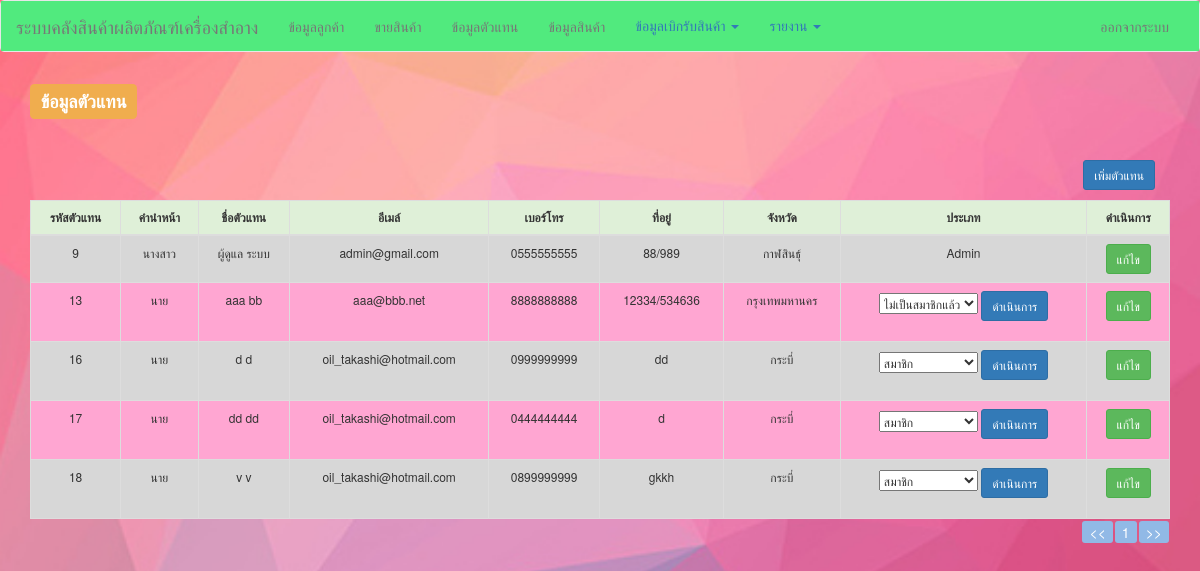
Page /index.php?viewName=employeeList (signed in) on the committed database.
### tables this page shows
CREATE TABLE `tb_employee` (
  `id` int(11) NOT NULL,
  `fullname` varchar(512) DEFAULT NULL,
  `mobile` varchar(20) DEFAULT NULL,
  `email` varchar(250) DEFAULT NULL,
  `address` text,
  `title` varchar(50) DEFAULT NULL,
  `user_ref` int(11) DEFAULT NULL,
  `province` varchar(250) NOT NULL
);

CREATE TABLE `tb_user` (
  `id` int(11) NOT NULL,
  `username` varchar(250) DEFAULT NULL,
  `password` varchar(250) DEFAULT NULL,
  `type` varchar(250) DEFAULT NULL
);

### model/employee.php (called while the page is built, shortened)
<?php
class Employee {
    public function read($condition = " 1=1") {
        $this->sql = "SELECT e.province, e.id, e.fullname, e.mobile, e.email, e.address, e.title, e.user_ref, u.type FROM tb_employee e left outer join tb_user u on e.user_ref = u.id WHERE $condition";
        $query = mysql_query($this->sql);
        if ($query) {
            $result = array();
            while ($row = mysql_fetch_array($query, MYSQL_ASSOC)) {
                $result[] = $row;
            }
            return $result;
        } else {
            return false;
        }
    }
}

### views/employeeList.php (the view, shortened to what this page needs)
<?php
include "./model/employee.php";
$obj = new Employee();
$obj->sql = "select * from tb_employee";
$rows = $obj->read();
?>
<div class="container">
    <h3><label class="label label-warning">ข้อมูลตัวแทน</label></h3>
    <br /><br>
    <div class="col-md-12 pull-right">
    	<a href="index.php?viewName=add_user" class="btn  btn-sm btn-primary pull-right">เพิ่มตัวแทน</a>
    </div>
    <br /><br>
    <div class="table-responsive">
        <table id="tableData"class="table table-bordered table-hover" style="font-size:12px;">
            <thead>
                <tr class="success">
                    <th class="text-center">รหัสตัวแทน</th>
					<th class="text-center">คำนำหน้า</th>
                    <th class="text-center">ชื่อตัวแทน</th>
                    <th class="text-center">อีเมล์</th>
                    <th class="text-center">เบอร์โทร</th>
                    <th class="text-center">ที่อยู่</th>
 					<th class="text-center">จังหวัด</th>
					<th class="text-center">ประเภท</th>
                    <th class="text-center">ดำเนินการ</th>
                </tr>
            </thead>
            <tbody>
                <?php
                if ($rows != false) {
                    foreach ($rows as $row) {
                        ?>
                        <tr>
                            <td class="text-center"> <?= $row["id"] ?></td>
							<td class="text-center"><?= $row["title"] ?></td>
                            <td class="text-center"><?= $row["fullname"] ?></td>
                            <td class="text-center"><?= $row["email"] ?></td>
                            <td class="text-center"><?= $row["mobile"] ?></td>
                            <td class="text-center"><?= $row["address"] ?></td>
							<td class="text-center"><?= $row["province"] ?></td>
							<td class="text-center">
							<?php if($row["type"] <> "Admin") {?>
								<form action="doUpdateType.php" method="post" class="form-horizontal" onsubmit="return confirm('ยืนยันการเปลี่ยนแปลงสมาชิก?');" >
									<select id="type" name="type">
									  <option <?php if ($row["type"] == "สมาชิก" ) echo 'selected' ; ?> value="สมาชิก">สมาชิก</option>
									  <option <?php if ($row["type"] == "ไม่เป็นสมาชิกแล้ว" ) echo 'selected' ; ?> value="ไม่เป็นสมาชิกแล้ว">ไม่เป็นสมาชิกแล้ว</option>
									</select>
									<input class="btn btn-sm btn-primary" type="submit" value="ดำเนินการ" />
								</form>
							<?php } else { echo $row["type"]; } ?>
							</td>
                            <td class="text-center">
                                <a href="index.php?viewName=editEmployee&id=<?= $row["id"] ?>&user_ref=<?= $row["user_ref"] ?>" class="btn btn-sm btn-success">
											แก้ไข
                                </a>
                            </td>
                        </tr>
                        <?php
                    }
                }
                ?>
            </tbody>
        </table>
    </div>
</div>

### css/site.css (style rules this page uses)
body { background: url('../images/bg1234.jpg') no-repeat center center fixed; -moz-background-size: cover; -webkit-background-size: cover; -o-background-size: cover; background-size: cover; }
tr:nth-child(odd) { background-color: #D7D7D7; }
tr:nth-child(even) { background-color: #FFA6D2; }

### views/employeeList.php (style rules this page uses)
.paging-nav, #tableData { margin: 0 auto; }

### rows in the picture
tb_employee: id "9", title "นางสาว", fullname "ผู้ดูแล ระบบ", email "admin@gmail.com", mobile "0555555555", address "88/989", province "กาฬสินธุ์", tb_user.type "Admin"
tb_employee: id "13", title "นาย", fullname "aaa bb", email "aaa@bbb.net", mobile "8888888888", address "12334/534636", province "กรุงเทพมหานคร"
tb_employee: id "16", title "นาย", fullname "d d", email "oil_takashi@hotmail.com", mobile "0999999999", address "dd", province "กระบี่"
tb_employee: id "17", title "นาย", fullname "dd dd", email "oil_takashi@hotmail.com", mobile "0444444444", address "d", province "กระบี่"
tb_employee: id "18", title "นาย", fullname "v v", email "oil_takashi@hotmail.com", mobile "0899999999", address "gkkh", province "กระบี่"
